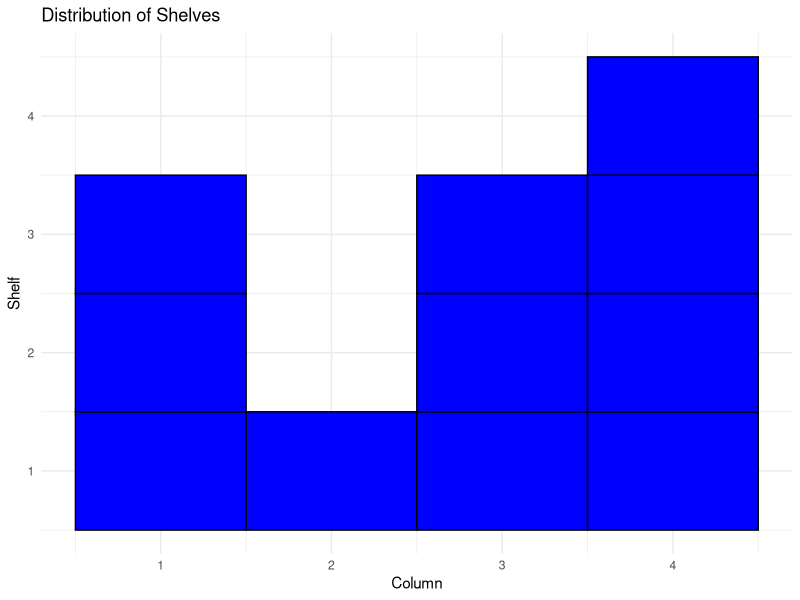

Generate this figure with R:
## Generate a Random Distribution of Shelves 

# set seed for reproducibility
set.seed(4355)  

# generate random nr of cols and shelves
num_cols <- sample(1:10, 1) # random nr of cols between 1-10
num_shelves <- max(sample(1:20, 1), num_cols) # random nr of shelves between 1-20

# for checks
num_cols 
num_shelves 

# initialize the distribution of shelves
shelves_dist <- rep(0, num_cols)

# make sure each column has at least one shelf
for (i in 1:min(num_shelves, num_cols)) {
  shelves_dist[i] <- 1 
}

# update the number of remaining shelves
num_shelves <- num_shelves - sum(shelves_dist)

# randomly distribute remaining shelves to columns
for (i in 1:num_shelves) {
  col_index <- sample(1:num_cols, 1)  # randomly select a column to add a shelf
  shelves_dist[col_index] <- shelves_dist[col_index] + 1
}

# print the distribution
data <- data.frame(Columns = 1:num_cols, Num_Shelves = shelves_dist)
print(data)

# plot the distribution
library(ggplot2)

# empty df for storing helf data
shelf_data <- data.frame(Column = integer(), Shelf = integer())

# iterate through each row of the distribution
for (i in 1:nrow(data)) {
  # generate col numbers based on num_shelves in each column
  columns <- rep(data$Columns[i], data$Num_Shelves[i])
  
  # generate shelf numbers based on the num_shelves in each column
  shelves <- 1:data$Num_Shelves[i]
  
  # temporary df for the current distribution
  temp_df <- data.frame(Column = columns, Shelf = shelves)
  
  # combine temp_df with the shelf_data
  shelf_data <- rbind(shelf_data, temp_df)
}

# Plot the shelves
ggplot(shelf_data, aes(x = Column, y = Shelf)) +
  # add padding of 0.5 to the sides for the block
  geom_rect(aes(xmin = Column - 0.5, xmax = Column + 0.5,
                ymin = Shelf - 0.5, ymax = Shelf + 0.5),
            fill = "blue", color = "black") +
  labs(title = "Distribution of Shelves",
       x = "Column",
       y = "Shelf") +
  theme_minimal()